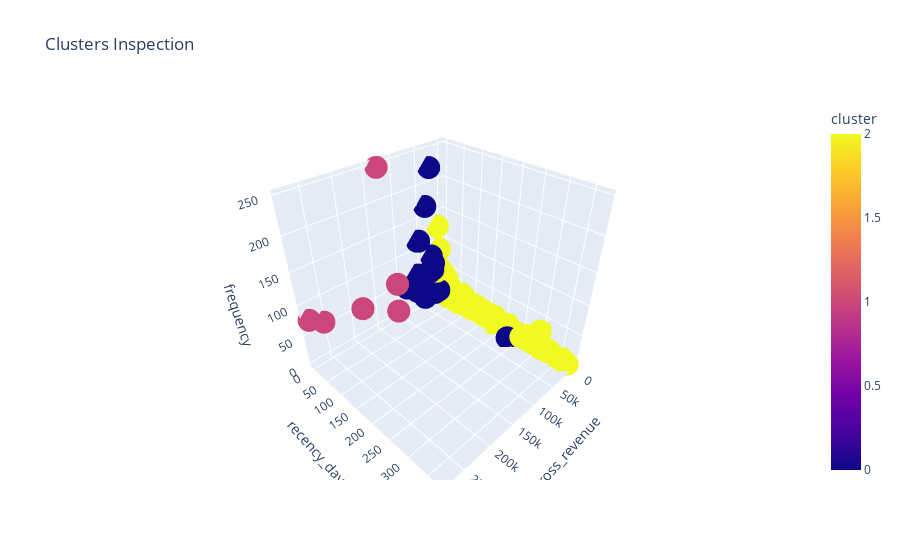

Write notebook code for a chart like this one.
### Markdown cell above
### Visualization Inspection

### Code cell
px.scatter_3d(df11, x='gross_revenue', y='recency_days', z='frequency', color='cluster', title='Clusters Inspection')

### Figure 1 — Plotly figure (JSON) as saved in the notebook; plotly's stock layout.template omitted (floating-point values rounded to 4 significant figures; data arrays with more than 128 entries replaced by an {"elided": "..."} marker saying what was removed)
{"data": [{"hovertemplate": "gross_revenue=%{x}<br>recency_days=%{y}<br>frequency=%{z}<br>cluster=%{marker.color}<extra></extra>", "legendgroup": "", "marker": {"color": {"elided": "4372 int values"}, "coloraxis": "coloraxis", "symbol": "circle"}, "mode": "markers", "name": "", "scene": "scene", "showlegend": false, "type": "scatter3d", "x": {"elided": "4372 float values"}, "y": {"elided": "4372 int values"}, "z": {"elided": "4372 int values"}}], "layout": {"coloraxis": {"colorbar": {"title": {"text": "cluster"}}, "colorscale": [[0, "#0d0887"], [0.1111, "#46039f"], [0.2222, "#7201a8"], [0.3333, "#9c179e"], [0.4444, "#bd3786"], [0.5556, "#d8576b"], [0.6667, "#ed7953"], [0.7778, "#fb9f3a"], [0.8889, "#fdca26"], [1, "#f0f921"]]}, "legend": {"tracegroupgap": 0}, "scene": {"domain": {"x": [0, 1], "y": [0, 1]}, "xaxis": {"title": {"text": "gross_revenue"}}, "yaxis": {"title": {"text": "recency_days"}}, "zaxis": {"title": {"text": "frequency"}}}, "title": {"text": "Clusters Inspection"}}}
